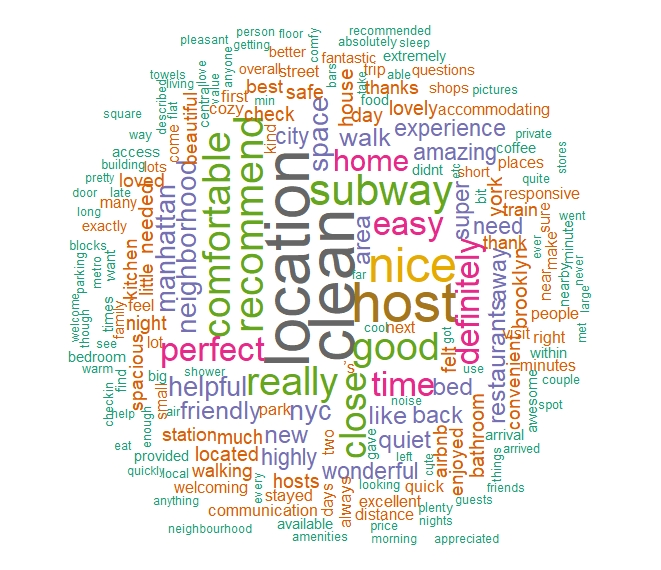

Reproduce this figure in R.
#install.packages("RColorBrewer")
library(RColorBrewer)
#install.packages("wordcloud")
library(wordcloud)
#install.packages("wordcloud2")
library("wordcloud2")
#install.packages("NLP")
library(NLP)
#install.packages("tm")
library(tm)
#install.packages("dplyr")
library(dplyr)


##Read the Data
load(file="Reviews_clean.RData")

#Select a random sample
sample<-sample(c(1:length(Reviews_2$id)), size=10000, replace=F)
Reviews_random<-Reviews_2[sample,]
#View(Reviews_random)

#Create a vector containing only the text

# Create a corpus  
docs <- Corpus(VectorSource(Reviews_random$comments))
#inspect(docs)
#clean data with tm
docs <- docs %>%
  tm_map(removeNumbers) %>%
  tm_map(removePunctuation) %>%
  tm_map(stripWhitespace)
docs <- tm_map(docs, content_transformer(tolower))
docs <- tm_map(docs, removeWords, stopwords("english"))
#View(docs)

#doc term-matrix
dtm <- TermDocumentMatrix(docs) 
#View(dtm)
matrix <- as.matrix(dtm) 
words <- sort(rowSums(matrix),decreasing=TRUE) 
freqTable <- data.frame(word = names(words),freq=words)
head(freqTable, 40)


barplot(freqTable[1:20,]$freq, las = 2, names.arg = freqTable[1:20,]$word,
        ylab = "Word frequencies",
        col = brewer.pal(5, "Pastel1"),
        main ="Most frequent words")

#word cloud
#set.seed(1234) # for reproducibility 
wordcloud(words = freqTable$word, freq = freqTable$freq, min.freq = 1,
          max.words=200, random.order=FALSE, rot.per=0.35,
          colors=brewer.pal(8, "Dark2"))

#Select reviews
load(file="Reviews_score.RData")

Negative_reviews<-Reviews_2 %>% filter(Sentimental_score=="Negative")
Positive_reviews<-Reviews_2 %>% filter(Sentimental_score=="Positive")

#Create a vector containing only the text

# Create a corpus  
docs <- Corpus(VectorSource(Negative_reviews$comments))
#inspect(docs)
#clean data with tm
docs <- docs %>%
  tm_map(removeNumbers) %>%
  tm_map(removePunctuation) %>%
  tm_map(stripWhitespace)
docs <- tm_map(docs, content_transformer(tolower))
docs <- tm_map(docs, removeWords, stopwords("english"))
#View(docs)

#doc term-matrix
dtm <- TermDocumentMatrix(docs) 
#View(dtm)
matrix <- as.matrix(dtm) 
words <- sort(rowSums(matrix),decreasing=TRUE) 
freqTable <- data.frame(word = names(words),freq=words)
head(freqTable, 40)


barplot(freqTable[1:20,]$freq, las = 2, names.arg = freqTable[1:20,]$word,
        ylab = "Word frequencies",
        col = brewer.pal(5, "Reds"),
        main ="Most frequent words")

#word cloud
#set.seed(1234) # for reproducibility 
wordcloud(words = freqTable$word, freq = freqTable$freq, min.freq = 1,
          max.words=200, random.order=FALSE, rot.per=0.35,
          colors=brewer.pal(15, "Reds"))
#Select a random sample
sampleP<-sample(c(1:length(Positive_reviews$Sentimental_score)), size=10000, replace=F)
Reviews_randomP<-Positive_reviews[sampleP,]
#Create a vector containing only the text

# Create a corpus  
docs <- Corpus(VectorSource(Reviews_randomP$comments))
#inspect(docs)
#clean data with tm
docs <- docs %>%
  tm_map(removeNumbers) %>%
  tm_map(removePunctuation) %>%
  tm_map(stripWhitespace)
docs <- tm_map(docs, content_transformer(tolower))
docs <- tm_map(docs, removeWords, stopwords("english"))
#View(docs)

#doc term-matrix
dtm <- TermDocumentMatrix(docs) 
#View(dtm)
matrix <- as.matrix(dtm) 
words <- sort(rowSums(matrix),decreasing=TRUE) 
freqTable <- data.frame(word = names(words),freq=words)
head(freqTable, 40)


barplot(freqTable[1:20,]$freq, las = 2, names.arg = freqTable[1:20,]$word,
        ylab = "Word frequencies",
        col = brewer.pal(5, "Greens"),
        main ="Most frequent words")

#word cloud
#set.seed(1234) # for reproducibility 
wordcloud(words = freqTable$word, freq = freqTable$freq, min.freq = 1,
          max.words=200, random.order=FALSE, rot.per=0.35,
          colors=brewer.pal(20, "Greens"))
